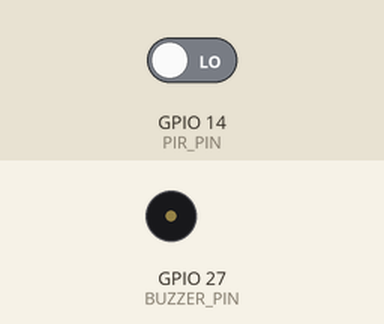
Simulated run of this sketch. Board: ESP32. On the bench: buzzer (waves = sounding, pin HIGH). The inputs (shaded band) are chosen by the test bench; at power-on: GPIO 14 (PIR_PIN) LOW. What the sketch prints to the serial monitor is not drawn.

Above: at 1.2 s.
1.3 s: GPIO 14 (PIR_PIN) driven HIGH
At 1.45 s:
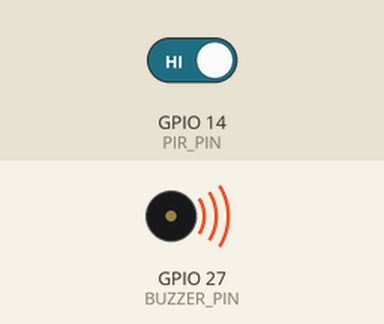
4.3 s: GPIO 14 (PIR_PIN) driven LOW
At 5.4 s:
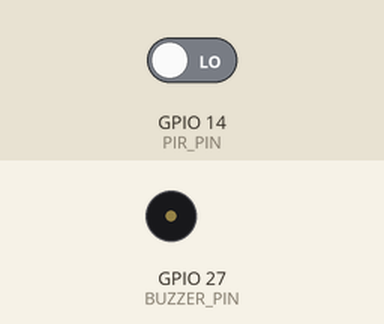
Timing chart, 0 to 7.3 s (numbered marks = the images above; inputs shaded):
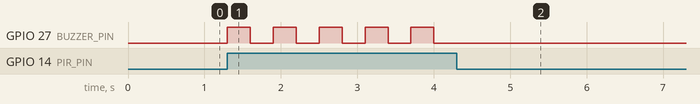

The sketch:

prototype.ino
```cpp
#define PIR_PIN 14
#define BUZZER_PIN 27

void setup() {
  pinMode(PIR_PIN, INPUT);
  pinMode(BUZZER_PIN, OUTPUT);
  Serial.begin(115200);
}

void loop() {
  int motion = digitalRead(PIR_PIN);

  if (motion == HIGH) {
    Serial.println("Motion Detected!");

    digitalWrite(BUZZER_PIN, HIGH);
    delay(300);
    digitalWrite(BUZZER_PIN, LOW);
    delay(300);

  } else {
    Serial.println("No Motion");
    digitalWrite(BUZZER_PIN, LOW);
  }
}
```

Measured:
- after the input at 1.3 s, GPIO 27 (BUZZER_PIN): alternates HIGH for 0.30 s and LOW for 0.30 s, starting at once
- after the input at 4.3 s, GPIO 27 (BUZZER_PIN): stops changing and stays LOW
